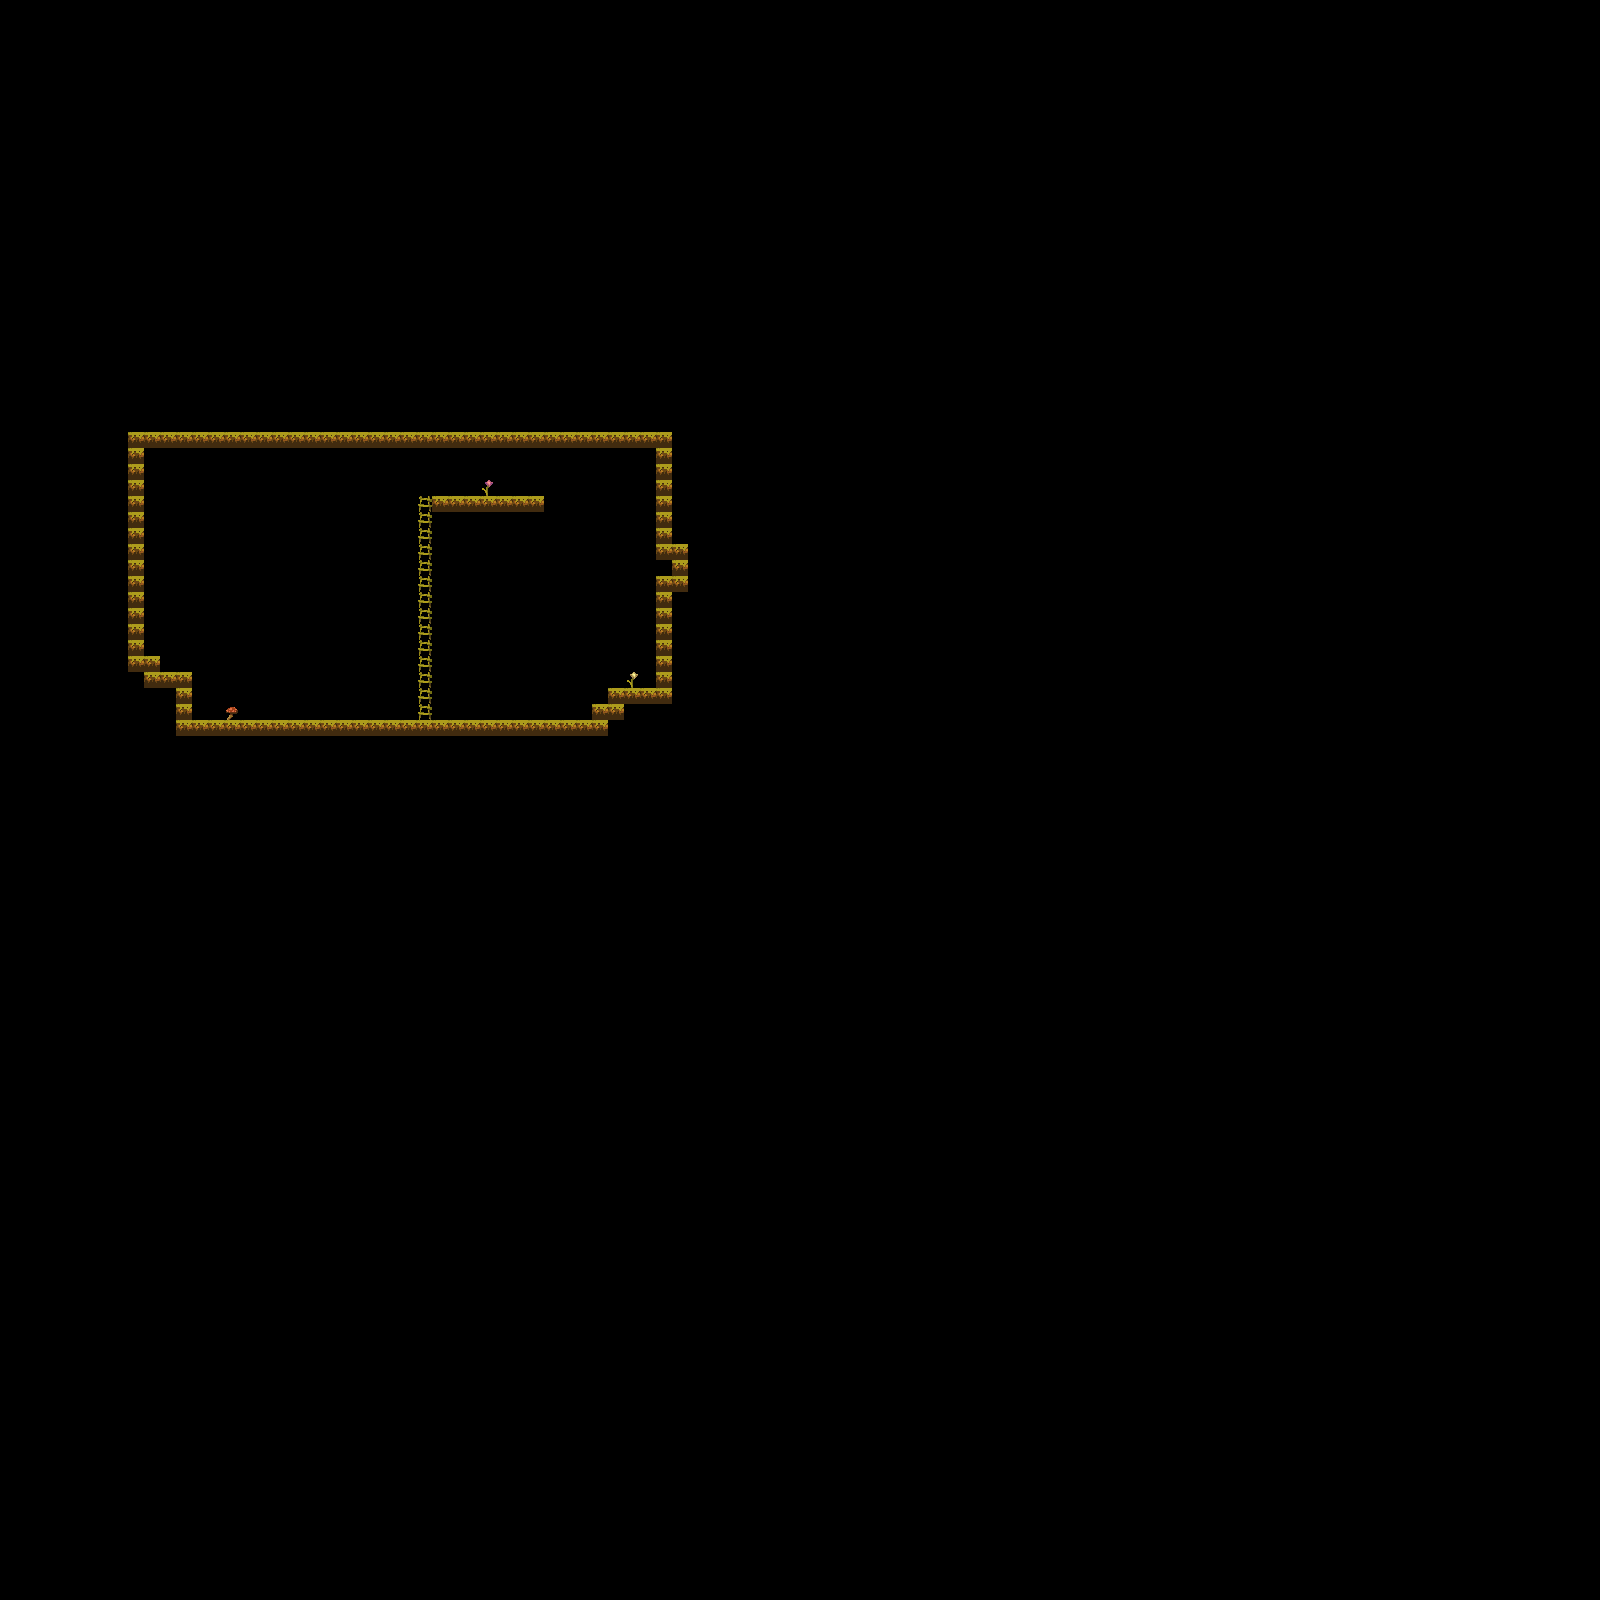

Tiled map render using the project's own tile images. Description and the map definition, with tile-layer contents summarised, below:
An orthogonal 100x100 tile map with 16x16 px tiles, 12 tile layers (Checkpoints, Coins, Hearts, Don't Touch, ...).

<map version="1.5" tiledversion="1.5.0" orientation="orthogonal" renderorder="left-down" width="100" height="100" tilewidth="16" tileheight="16" infinite="0" nextlayerid="15" nextobjectid="1">
 <tileset firstgid="1" name="Enviroment" tilewidth="16" tileheight="16" tilecount="1170" columns="45">
  <image source="../../images/Environment/Kauzz Forest Tiles/Enviroment.png" width="724" height="416" />
 </tileset>
 <layer id="4" name="Checkpoints" width="100" height="100">
  <data>[10000 cells, 0 non-empty, 0 distinct tile ids]</data>
 </layer>
 <layer id="5" name="Coins" width="100" height="100">
  <data>[10000 cells, 1 non-empty, 1 distinct tile ids]</data>
 </layer>
 <layer id="6" name="Hearts" width="100" height="100">
  <data>[10000 cells, 0 non-empty, 0 distinct tile ids]</data>
 </layer>
 <layer id="7" name="Don't Touch" width="100" height="100">
  <data>[10000 cells, 0 non-empty, 0 distinct tile ids]</data>
 </layer>
 <layer id="8" name="Golden key" width="100" height="100">
  <data>[10000 cells, 0 non-empty, 0 distinct tile ids]</data>
 </layer>
 <layer id="9" name="Golden door" width="100" height="100">
  <data>[10000 cells, 0 non-empty, 0 distinct tile ids]</data>
 </layer>
 <layer id="10" name="Exit" width="100" height="100">
  <data>[10000 cells, 1 non-empty, 1 distinct tile ids]</data>
 </layer>
 <layer id="11" name="Enemy 1" width="100" height="100">
  <data>[10000 cells, 0 non-empty, 0 distinct tile ids]</data>
 </layer>
 <layer id="12" name="Enemy 0" width="100" height="100">
  <data>[10000 cells, 0 non-empty, 0 distinct tile ids]</data>
 </layer>
 <layer id="13" name="Spawn" width="100" height="100">
  <data>[10000 cells, 1 non-empty, 1 distinct tile ids]</data>
 </layer>
 <objectgroup id="14" name="Enemies" />
 <objectgroup id="3" name="Moving platforms" />
 <layer id="2" name="Platforms" width="100" height="100">
  <data>[10000 cells, 111 non-empty, 1 distinct tile ids]</data>
 </layer>
 <layer id="1" name="Ladders" width="100" height="100">
  <data>[10000 cells, 14 non-empty, 1 distinct tile ids]</data>
 </layer>
</map>
